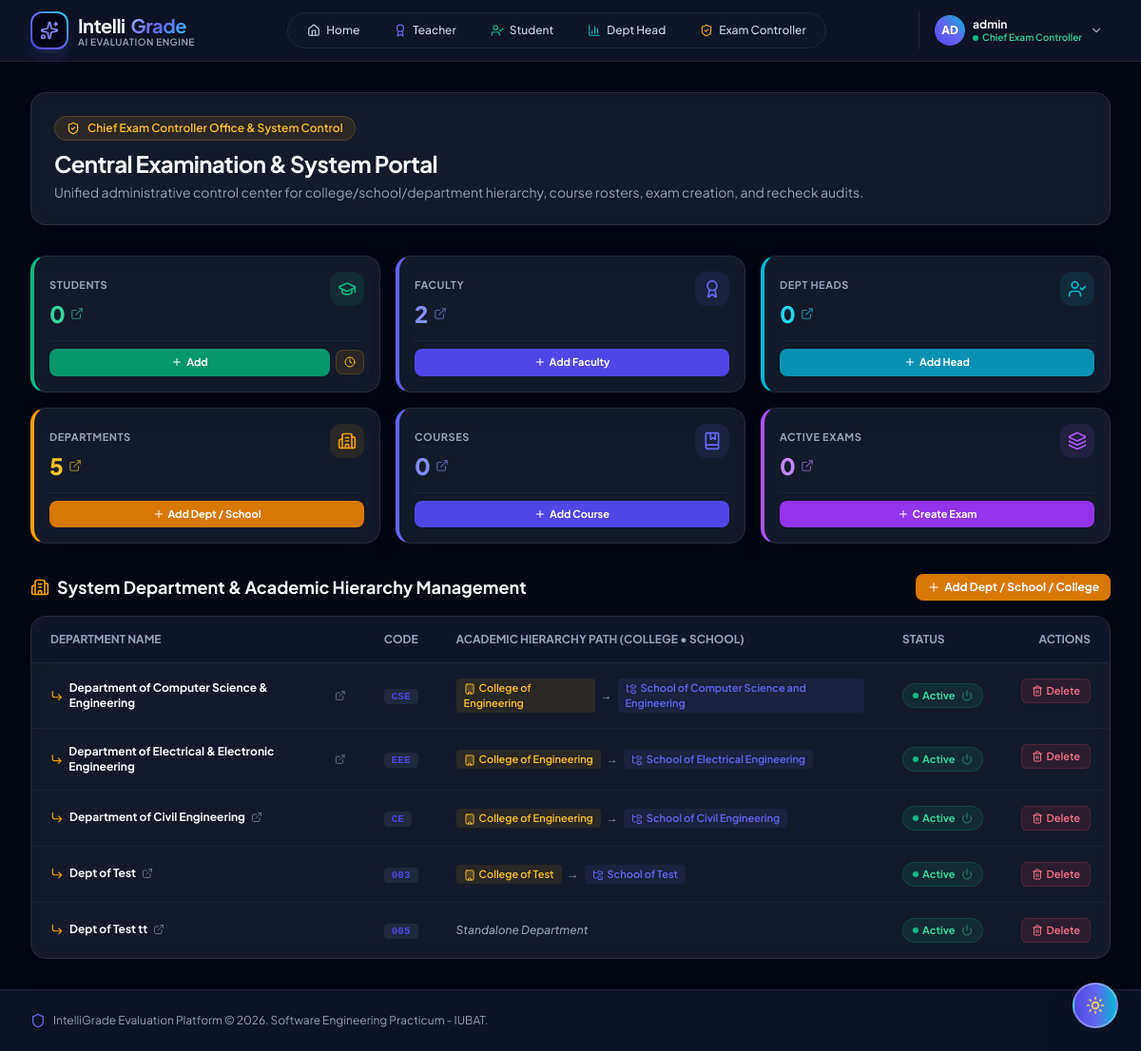
The app's page /dashboard/exam-controller/ (signed in), older data.
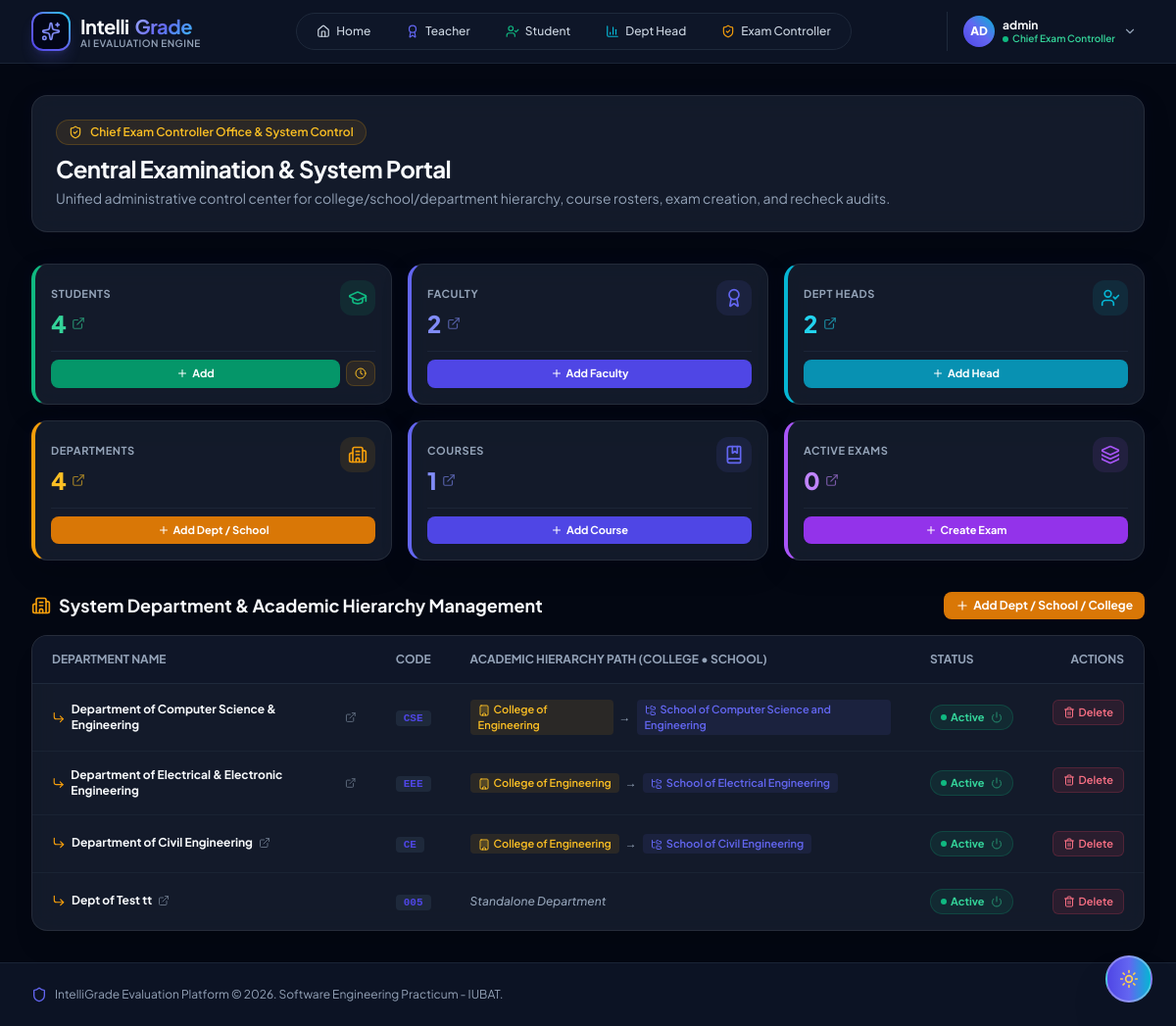
The same page, newer data.
### core/models.py (models this page shows, shortened)
class Department(models.Model):
    name = models.CharField(max_length=150, unique=True)
    code = models.CharField(max_length=30, unique=True)
    school = models.ForeignKey(School, on_delete=models.SET_NULL, null=True, blank=True, related_name='departments')
    college = models.ForeignKey(College, on_delete=models.SET_NULL, null=True, blank=True, related_name='departments')
    is_active = models.BooleanField(default=True)
    created_at = models.DateTimeField(auto_now_add=True)

class College(models.Model):
    name = models.CharField(max_length=150, unique=True)
    code = models.CharField(max_length=30, unique=True)
    description = models.TextField(blank=True)
    created_at = models.DateTimeField(auto_now_add=True)

class School(models.Model):
    name = models.CharField(max_length=150, unique=True)
    code = models.CharField(max_length=30, unique=True)
    college = models.ForeignKey(College, on_delete=models.SET_NULL, null=True, blank=True, related_name='schools')
    created_at = models.DateTimeField(auto_now_add=True)

### core/views.py (the view)
# urls.py: path('dashboard/exam-controller/', views.exam_controller_dashboard, name='exam_controller_dashboard'),
def exam_controller_dashboard(request):
    if not request.user.is_authenticated:
        messages.warning(request, "Please sign in to access the Chief Exam Controller Control Portal.")
        return redirect('exam_controller_login')
    if not (request.user.is_superuser or (hasattr(request.user, 'profile') and request.user.profile.role == Profile.Role.ADMIN)):
        messages.error(request, "Access Denied: The Chief Exam Controller Portal is restricted to Administrator accounts.")
        return redirect('teacher_dashboard')
    stats = {
        'total_students': Profile.objects.filter(role=Profile.Role.STUDENT, is_approved=True).count(),
        'pending_students': Profile.objects.filter(role=Profile.Role.STUDENT, is_approved=False).count(),
        'total_faculty': Profile.objects.filter(role=Profile.Role.TEACHER).count(),
        'total_dept_heads': Profile.objects.filter(role=Profile.Role.DEPARTMENT_HEAD).count(),
        'total_colleges': College.objects.count(),
        'total_schools': School.objects.count(),
        'total_departments': Department.objects.filter(is_active=True).count(),
        'total_courses': Course.objects.count(),
        'active_exams': Examination.objects.count(),
        'pending_rechecks': 0,
    }
    colleges = College.objects.prefetch_related('schools__departments', 'departments').all()
    schools = School.objects.filter(college__isnull=True).prefetch_related('departments').all()
    standalone_departments = Department.objects.filter(school__isnull=True, college__isnull=True).all()
    recheck_tickets = [
        {'id': 1, 'student': 'Rahim Ahmed (201002014)', 'course': 'CSE 411 - Software Engineering', 'reason': 'Missing marks for component interaction diagram in Q1a', 'ai_score': 8.5, 'requested': 10.0, 'status': 'Pending Review'},
        {'id': 2, 'student': 'Tanvir Hasan (201002088)', 'course': 'CSE 312 - Database Systems', 'reason': 'B-Tree indexing question partial credit re-assessment', 'ai_score': 6.0, 'requested': 8.0, 'status': 'Under Review'},
    ]
    return render(request, 'core/dashboard_exam_controller.html', {
        'stats': stats,
        'colleges': colleges,
        'schools': schools,
        'standalone_departments': standalone_departments,
        'departments': Department.objects.all(),
        'recheck_tickets': recheck_tickets,
    })

### core/templates/core/dashboard_exam_controller.html (shortened to what the changed rows need)
{% extends 'base.html' %}
{% block content %}
<div class="space-y-8">
    <div class="glass-card p-6 rounded-2xl">
        <h1 class="text-2xl font-bold theme-text-primary tracking-tight">Central Examination & System Portal</h1>
    </div>
    <div class="grid grid-cols-1 sm:grid-cols-2 lg:grid-cols-3 xl:grid-cols-6 gap-4">
        <div class="glass-card p-4 rounded-2xl border-l-4 border-l-emerald-500 flex flex-col justify-between space-y-3">
            <div class="flex items-start justify-between">
                <div>
                    <div>
                        <a href="{% url 'students_list' %}" class="text-2xl font-extrabold text-emerald-600 dark:text-emerald-400 hover:underline tracking-tight mt-1 inline-flex items-center gap-1.5" title="Click to view & manage all Students">
                            <span>{{ stats.total_students }}</span>
                            <i data-lucide="external-link" class="w-3.5 h-3.5 opacity-60"></i>
                        </a>
                    </div>
                </div>
            </div>
        </div>
        <div class="glass-card p-4 rounded-2xl border-l-4 border-l-cyan-500 flex flex-col justify-between space-y-3">
            <div class="flex items-start justify-between">
                <div>
                    <div>
                        <a href="{% url 'dept_heads_list' %}" class="text-2xl font-extrabold text-cyan-600 dark:text-cyan-400 hover:underline tracking-tight mt-1 inline-flex items-center gap-1.5" title="Click to view & manage all Dept Heads">
                            <span>{{ stats.total_dept_heads }}</span>
                            <i data-lucide="external-link" class="w-3.5 h-3.5 opacity-60"></i>
                        </a>
                    </div>
                </div>
            </div>
        </div>
        <div class="glass-card p-4 rounded-2xl border-l-4 border-l-amber-500 flex flex-col justify-between space-y-3">
            <div class="flex items-start justify-between">
                <div>
                    <div>
                        <a href="#dept-table-section" class="text-2xl font-extrabold text-amber-600 dark:text-amber-400 hover:underline tracking-tight mt-1 inline-flex items-center gap-1.5" title="Click to view Department Management Table">
                            <span>{{ stats.total_departments }}</span>
                            <i data-lucide="external-link" class="w-3.5 h-3.5 opacity-60"></i>
                        </a>
                    </div>
                </div>
            </div>
        </div>
        <div class="glass-card p-4 rounded-2xl border-l-4 border-l-indigo-500 flex flex-col justify-between space-y-3">
            <div class="flex items-start justify-between">
                <div>
                    <div>
                        <a href="{% url 'courses_list' %}" class="text-2xl font-extrabold text-indigo-600 dark:text-indigo-400 hover:underline tracking-tight mt-1 inline-flex items-center gap-1.5" title="Click to view & manage Course Catalog">
                            <span>{{ stats.total_courses }}</span>
                            <i data-lucide="external-link" class="w-3.5 h-3.5 opacity-60"></i>
                        </a>
                    </div>
                </div>
            </div>
        </div>
    </div>
    <div id="dept-table-section" class="space-y-4">
        <div class="flex items-center justify-between">
            <h2 class="text-lg font-bold theme-text-primary flex items-center gap-2">
                <i data-lucide="building-2" class="w-5 h-5 text-amber-500"></i> System Department & Academic Hierarchy Management
            </h2>
        </div>
        <div class="glass-card rounded-2xl overflow-hidden shadow-xl">
            <table class="w-full text-left text-xs">
                <thead class="bg-slate-100 dark:bg-slate-900/90 theme-text-muted uppercase font-semibold border-b border-slate-200 dark:border-slate-800">
                    <tr>
                        <th class="px-5 py-4">Department Name</th>
                        <th class="px-5 py-4">Code</th>
                        <th class="px-5 py-4">Academic Hierarchy Path (College &bull; School)</th>
                        <th class="px-5 py-4">Status</th>
                        <th class="px-5 py-4 text-right">Actions</th>
                    </tr>
                </thead>
                <tbody class="divide-y divide-slate-200 dark:divide-slate-800/60 theme-text-secondary font-medium">
                    {% for dept in departments %}
                    <tr class="hover:bg-slate-100/50 dark:hover:bg-slate-900/50 transition-colors">
                        <td class="px-5 py-4 font-bold theme-text-primary">
                            <a href="{% url 'department_detail' dept.id %}" class="hover:text-amber-500 hover:underline transition-colors inline-flex items-center gap-1.5" title="Click to view Faculty, Head, Students, Courses & Exams">
                                <i data-lucide="corner-down-right" class="w-3.5 h-3.5 text-amber-500"></i>
                                <span>{{ dept.name }}</span>
                                <i data-lucide="external-link" class="w-3 h-3 text-slate-400 opacity-60"></i>
                            </a>
                        </td>
                        <td class="px-5 py-4"><span class="px-2 py-0.5 rounded bg-slate-200 dark:bg-slate-800 text-brand-600 dark:text-brand-300 font-mono text-[11px] font-bold">{{ dept.code }}</span></td>
                        <td class="px-5 py-4">
                            <div class="flex items-center gap-1.5 text-xs">
                                {% if dept.college or dept.school %}
                                    {% if dept.college %}
                                        <span class="px-2 py-0.5 rounded bg-amber-500/10 text-amber-600 dark:text-amber-400 font-semibold text-[11px]"><i data-lucide="building" class="w-3 h-3 inline mr-1"></i>{{ dept.college.name }}</span>
                                    {% endif %}
                                    {% if dept.school %}
                                        <span class="theme-text-muted text-xs">&rarr;</span>
                                        <span class="px-2 py-0.5 rounded bg-brand-500/10 text-brand-500 font-semibold text-[11px]"><i data-lucide="folder-tree" class="w-3 h-3 inline mr-1"></i>{{ dept.school.name }}</span>
                                    {% endif %}
                                {% else %}
                                    <span class="text-slate-400 italic">Standalone Department</span>
                                {% endif %}
                            </div>
                        </td>
                        <td class="px-5 py-4">
                            {% if dept.is_active %}
                            <a href="{% url 'toggle_department_status' dept.id %}" title="Click to Deactivate Department" class="px-2.5 py-1 rounded-full bg-emerald-500/10 hover:bg-emerald-500/20 text-emerald-600 dark:text-emerald-400 border border-emerald-500/20 font-bold text-[11px] inline-flex items-center gap-1 transition-all group">
                                <span class="w-1.5 h-1.5 rounded-full bg-emerald-500 animate-pulse"></span>
                                Active <i data-lucide="power" class="w-3 h-3 ml-0.5 opacity-60 group-hover:opacity-100"></i>
                            </a>
                            {% endif %}
                        </td>
                        <td class="px-5 py-4 text-right flex items-center justify-end gap-2">
                            <a href="{% url 'delete_department' dept.id %}" onclick="return confirm('Are you sure you want to delete Department \'{{ dept.name }}\'? This action cannot be undone.');" class="px-2.5 py-1 bg-rose-500/10 hover:bg-rose-500/20 text-rose-600 dark:text-rose-400 border border-rose-500/20 rounded-md font-semibold text-[11px] flex items-center gap-1 transition-all" title="Delete Department">
                                <i data-lucide="trash-2" class="w-3 h-3"></i> Delete
                            </a>
                        </td>
                    </tr>
                    {% endfor %}
                </tbody>
            </table>
        </div>
    </div>
</div>
{% endblock %}

Row changes from the older to the newer data that the page shows:
removed Department: name "Dept of Test", code "003", college.name "College of Test", school.name "School of Test", is_active True (drawn)
Text that changed along with them:
{{ stats.total_students }}: "0" → "4"
{{ stats.total_dept_heads }}: "0" → "2"
{{ stats.total_departments }}: "5" → "4"
{{ stats.total_courses }}: "0" → "1"
